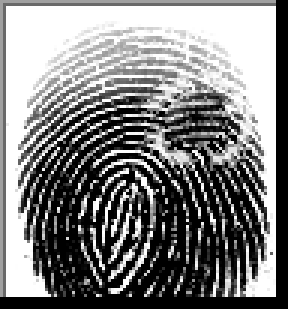
#> input picture POwB4/org/1__M_Left_index_finger_CR.BMP, 96 x 103 px, found by its file name (shown 3 times larger)
$ python zad-ORB.py
#> lines starting #> are read from the running program, lines starting #| are printed output that depends on the picture
import cv2
import matplotlib.pyplot as plt

def compare_fingerprints(img1_path, img2_path):
    # wczytanie obrazow w skali szarosci
#> called with img1_path = 'org/1__M_Left_index_finger_CR.bmp', img2_path = 'alt/1__M_Left_index_finger_CR.bmp'
    img1 = cv2.imread(img1_path, cv2.IMREAD_GRAYSCALE)
#> img1 is the input picture: shape (103, 96); min 0, max 255, mean 128.5
    img2 = cv2.imread(img2_path, cv2.IMREAD_GRAYSCALE)
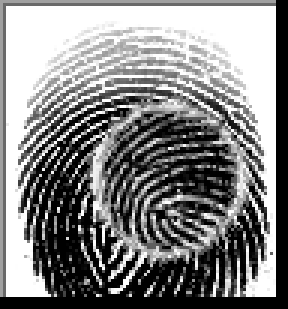
#> input picture POwB4/alt/1__M_Left_index_finger_CR.BMP, 96 x 103 px, found by its file name (shown 3 times larger)
#> img2 is the input picture: shape (103, 96); min 0, max 255, mean 132.9

    if img1 is None or img2 is None:
        print("Błąd: Nie można wczytać plików obrazów.")
        return

    # init ORB
    orb = cv2.ORB_create(nfeatures=1000)


    kp1, des1 = orb.detectAndCompute(img1, None)
#> kp1 = 126 keypoints; strongest (x, y, size): (46, 58, 31), (41, 61, 31), (44, 63, 31), (48, 61, 31)
    kp2, des2 = orb.detectAndCompute(img2, None)
#> kp2 = 148 keypoints; strongest (x, y, size): (54, 70, 31), (53, 68, 31), (57, 68, 31), (56, 71, 31)

    # dopasowanie Brute-Force Matcher
    bf = cv2.BFMatcher(cv2.NORM_HAMMING, crossCheck=True)
    matches = bf.match(des1, des2)
#> matches = 43 matches

    # sortowanie dopasowan wedlug dystansu (najlepsze dopasowania na poczatku)
    matches = sorted(matches, key=lambda x: x.distance)

    # wizualizacja wynikow, wyswietlamy 30 najlepszych dopasowan
    result_img = cv2.drawMatches(img1, kp1, img2, kp2, matches[:30], None,
                                 flags=cv2.DrawMatchesFlags_NOT_DRAW_SINGLE_POINTS)
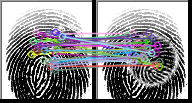
#> result_img: shape (103, 192, 3); mean of channels 0, 1, 2 140.4, 136.9, 138; drawn as B, G, R

    plt.figure(figsize=(15, 7))
    plt.imshow(result_img)
    plt.title(f"Liczba dopasowań: {len(matches)}")
    plt.show()

if __name__ == "__main__":
    compare_fingerprints("org/1__M_Left_index_finger_CR.bmp", "alt/1__M_Left_index_finger_CR.bmp")
